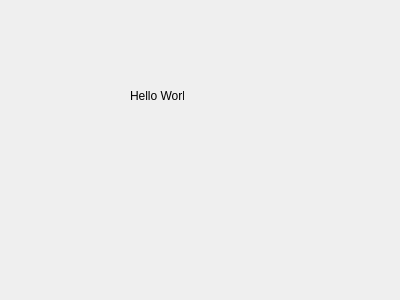
<?xml version="1.0" encoding="UTF-8"?>
<ui version="4.0">
 <class>MyDialog</class>
 <widget class="QDialog" name="MyDialog">
  <property name="geometry">
   <rect>
    <x>0</x>
    <y>0</y>
    <width>400</width>
    <height>300</height>
   </rect>
  </property>
  <property name="windowTitle">
   <string>MyDialog</string>
  </property>
  <widget class="QLabel" name="label">
   <property name="geometry">
    <rect>
     <x>130</x>
     <y>90</y>
     <width>54</width>
     <height>12</height>
    </rect>
   </property>
   <property name="text">
    <string>Hello World!</string>
   </property>
  </widget>
 </widget>
 <layoutdefault spacing="6" margin="11"/>
 <resources/>
 <connections/>
</ui>
